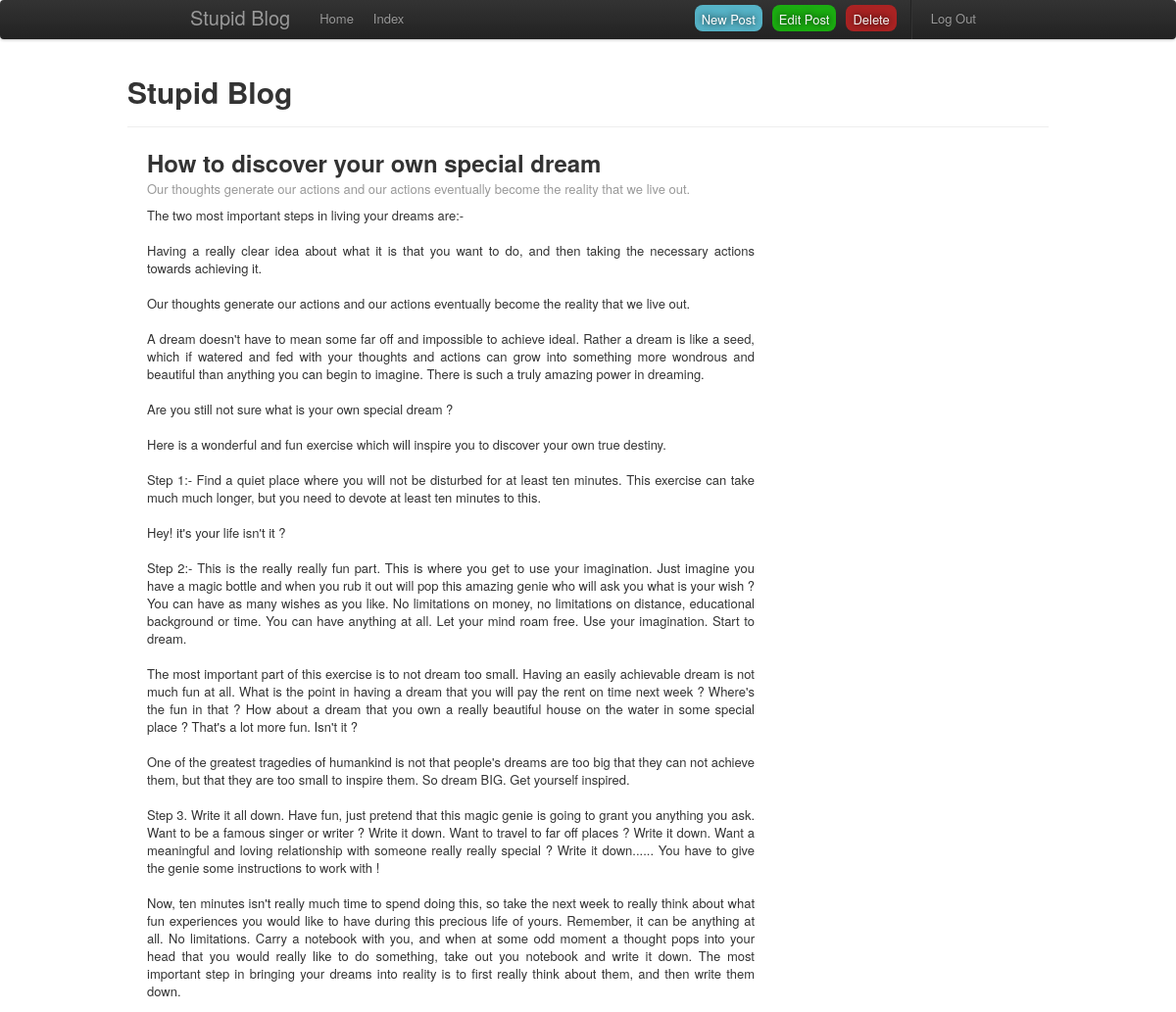
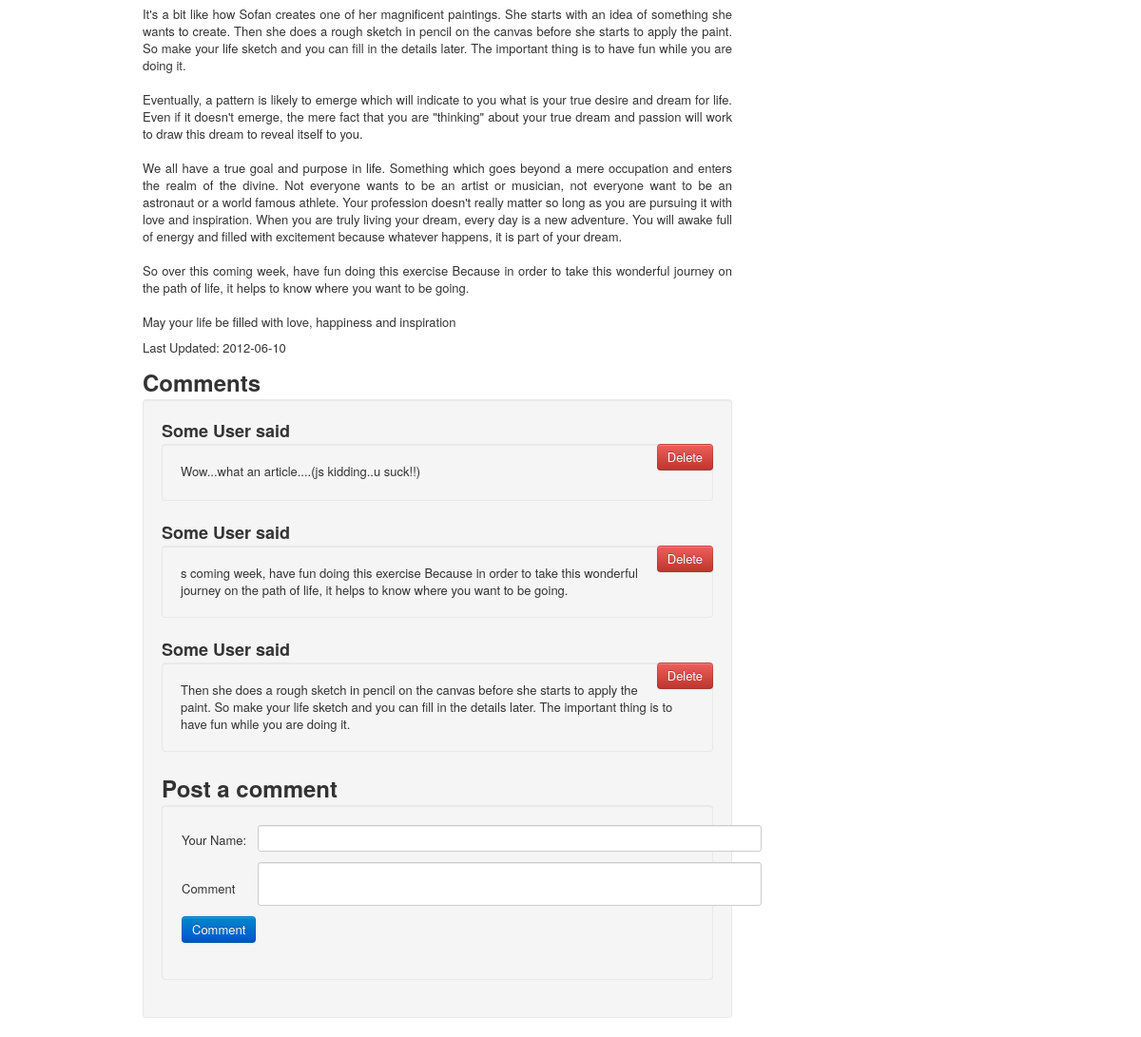
/show_blogpost.php?ID=35 (signed in), run on the app's committed database (2 pictures, top to bottom).
### tables this page shows
CREATE TABLE IF NOT EXISTS `blog_posts` (
  `id` int(11) NOT NULL AUTO_INCREMENT,
  `title` varchar(255) NOT NULL,
  `post` text NOT NULL,
  `date_posted` date NOT NULL,
  `category` varchar(255) NOT NULL,
  PRIMARY KEY (`id`)
);

CREATE TABLE IF NOT EXISTS `blog_comments` (
  `comment_id` int(11) NOT NULL AUTO_INCREMENT,
  `post_id` int(11) NOT NULL,
  `name` varchar(255) NOT NULL,
  `comment` text NOT NULL,
  `comment_time` timestamp NOT NULL DEFAULT CURRENT_TIMESTAMP ON UPDATE CURRENT_TIMESTAMP,
  UNIQUE KEY `comment_id` (`comment_id`)
);

### blog_comment.php (the view, shortened to what this page needs)
<?php
			echo "<h2>Comments</h2>";
			echo "<div class='well'>";
			$comment_query = mysql_query("SELECT * FROM `blog_comments` WHERE post_id= '$post_id'") or die(mysql_error());
			while($row = mysql_fetch_assoc($comment_query)){
				echo "<h3>".$row['name']." said </h3>";
				if (isset($_SESSION['auth'])) {
					echo "<a class='btn btn-danger pull-right' href='admin/delete.php?comment_id=";
					echo $row['comment_id']."'>Delete</a>";
				}
				echo "<p class='comment well'>".$row['comment']."</p>";
			}
		echo "<h2>Post a comment</h2>";
		echo "<div class='well'>";
		echo "<form action='post_comment.php?ID=".$post_id."' method='post' class='form-vertical'>";
		?>		<table>
					<tr><td><label for="commenter_name">Your Name:</label></td>
						<td><input type=text id="cmnt_name_in" name="commenter_name" value=
							"<?php
							 if (isset($_SESSION['commenter_name'])) {
							echo $_SESSION['commenter_name'];
							}?>"></td>
					</tr>
					<tr>
						<td>Comment</td>
						<td><textarea id="cmnt_in" name="comment"></textarea></td>
					</tr>
					<tr><td><input class='btn btn-primary' type="submit" value="Comment"></td></tr>
				</table>
			</form>
			</div>
		</div>

### show_blogpost.php (shortened to what this page needs)
<?php include 'assets/includes/_header.php';
			if(isset($_GET['ID']) && !empty($_GET['ID']) && is_numeric($_GET['ID'])){
				$post_id = sanitize($_GET['ID']);
			}
			else header("location:index.php");
			if (isset($post_id)) {
				$post_query = mysql_query("SELECT * FROM `blog_posts` WHERE id= '$post_id'")  or die(error_message("Cannot Connect to database."));
			}
			else { die(error_message("Unable to get post from database.",1)); }
			$row = mysql_fetch_assoc($post_query);
				echo "<h2 class='post_title'>".$row['title']."</h2>";
				echo "<p class='muted'>".$row['category']."</p>";
				echo "<div class='post'><p align='justify'>".nl2br($row['post'])."</p>";
				echo "<p> Last Updated: ".$row['date_posted']."</p></div>";
			$post_id = $row['id'];
			include 'blog_comment.php';
	?>
<?php include_once 'assets/includes/_footer.php'; ?>

### assets/custom-style.css (style rules this page uses)
#cmnt_name_in { width: 40em; }
#cmnt_in { width: 40em; resize: none; }

### data on the page
blog_posts: title "How to discover your own special dream", category "Our thoughts generate our actions and our actions eventually become the reality that we live out.", post "The two most important steps in living your dreams are:- Having a really clear idea about what it is that you want to do, and then taking the necessary actions towards achieving it. Our thoughts generate our actions and our actions eventually become the reality that we live out. A dream doesn't have to mean some far off and impossible to achieve ideal. Rather a dream is like a seed, which if watered and fed with your thoughts and actions can grow into something more wondrous and beautiful than anything you can begin to imagine. There is such a truly amazing power in dreaming. Are you still not sure what is your own special dream ? Here is a wonderful and fun exercise which will inspire you…", date_posted "2012-06-10"
blog_comments: name "Some User", comment "Wow...what an article....(js kidding..u suck!!)"
blog_comments: name "Some User", comment "s coming week, have fun doing this exercise Because in order to take this wonderful journey on the path of life, it helps to know where you want to be going."
blog_comments: name "Some User", comment "Then she does a rough sketch in pencil on the canvas before she starts to apply the paint. So make your life sketch and you can fill in the details later. The important thing is to have fun while you are doing it."
